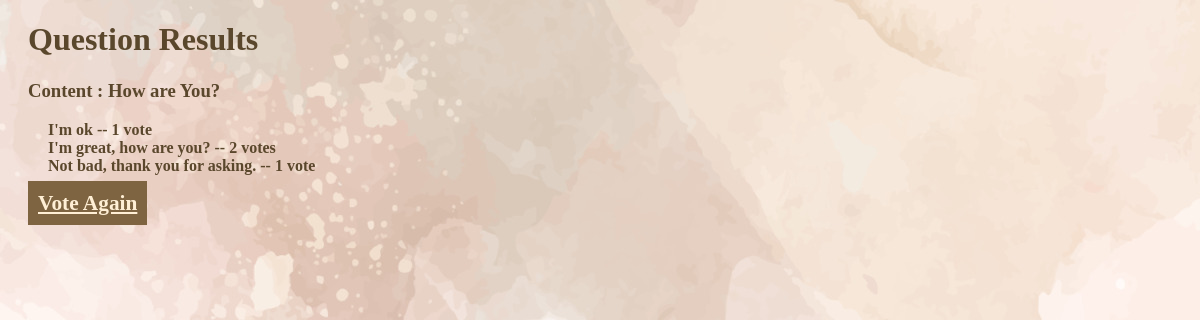
Before: /polls/2/results/ with the older database file.
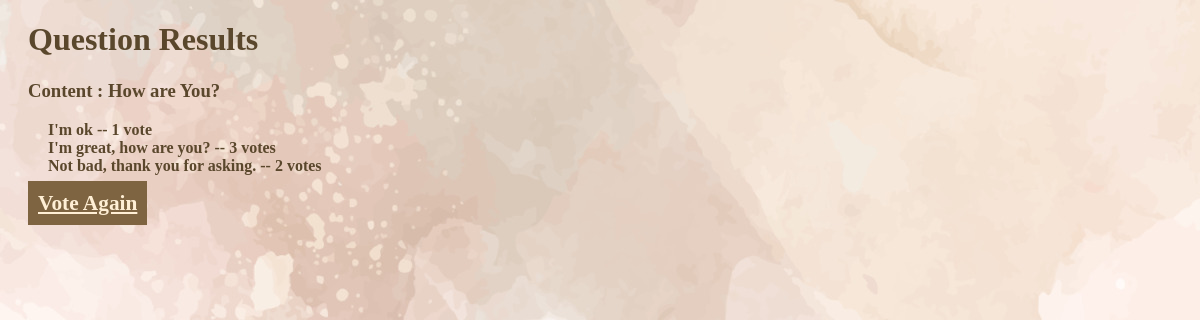
After: the same page with the newer database file.
### polls/models.py (models this page shows, shortened)
class Choice(models.Model):
    question = models.ForeignKey(Question, on_delete=models.CASCADE)
    choice_text = models.CharField(max_length=200)
    votes = models.IntegerField(default=0)

### polls/views.py (the view)
# urls.py: path("<int:pk>/results/", views.ResultsView.as_view(), name="results"),
class ResultsView(generic.DetailView):
    model = Question
    template_name = "polls/results.html"
    def get_queryset(self):
        return Question.objects.filter(pub_date__lte=timezone.now())

### polls/templates/polls/results.html (shortened to what this page needs)
{% load static %}
<!DOCTYPE html>
<html lang="en-US">
    <head>
        <link rel="stylesheet" href="{% static 'polls/style.css' %}"
    </head>
    <body>
        <h1> Question {{question.question_id}} Results</h1>
        <h3> Content : {{question.question_text}} </h3>
        <ul>
            {% for choice in question.choice_set.all %}
            <li> {{choice.choice_text}} --
                {{choice.votes}} vote{{choice.votes|pluralize}}</li>
                {% endfor %}
        </ul>
        <a class="voteAgain" href="{% url 'polls:detail' question.id %}">Vote Again</a>
    </body>
</html>

Changed rows visible on the page:
changed Choice "I'm great, how are you?": votes "2" → "3"
changed Choice "Not bad, thank you for asking.": votes "1" → "2"
